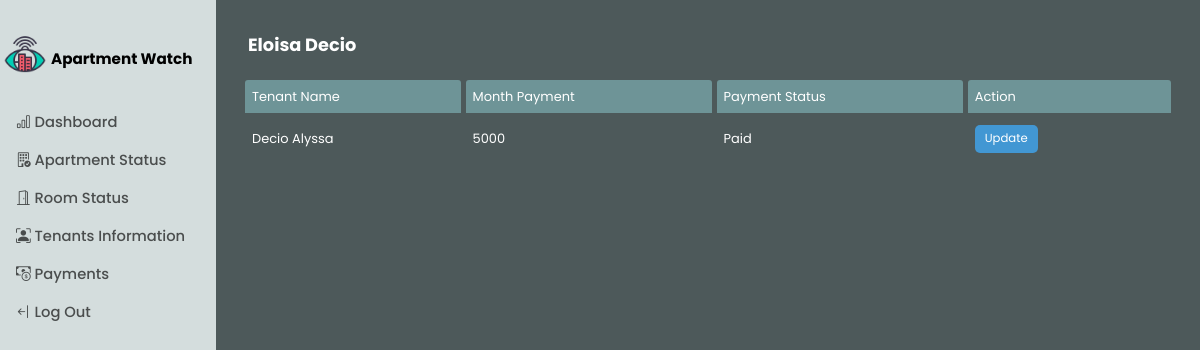
Page /paymentStatus.php (signed in) on the committed database.
### tables this page shows
CREATE TABLE `payments` (
  `Payment_ID` int(11) NOT NULL,
  `Payment_Status` text DEFAULT NULL,
  `Monthly_Payment` int(11) DEFAULT NULL,
  `Monthly_Due_Date` text DEFAULT NULL,
  `tenant_id` int(11) DEFAULT NULL
);

CREATE TABLE `tenants_table` (
  `Tenant_ID` int(11) NOT NULL,
  `Assigned_Room` varchar(50) DEFAULT NULL,
  `First_Name` varchar(100) NOT NULL,
  `Last_Name` varchar(100) NOT NULL,
  `Contact_Number` int(11) DEFAULT NULL
);

### paymentStatus.php (the view, shortened to what this page needs)
<?php
include './model/databaseConnection.php';
include_once './includes/header.php';
?>
<link rel="stylesheet" href="./styles/style_apartment_status.css">
</head>
<body>
    <div class="body-content d-flex">
        <div class="side-nav-bar d-none d-sm-block">
            <?php include './includes/navigation.php' ?>
        </div>
        <div class="main-content container-fluid p-4">
            <div class="mt-2">
                <div class="apartment-name d-flex align-items-center justify-content-between px-2">
                    <p class="fw-bold"><?php
                    echo $_SESSION['FirstName'] . ' ' . $_SESSION['LastName']
                    ?></p>
                </div>
                <table class="">
                    <thead>
                        <tr>
                            <td class="" scope="col">Tenant Name</td>
                            <td scope="col">Month Payment</td>
                            <td scope="col">Payment Status</td>
                            <td scope="col">Action</td>
                        </tr>
                    </thead>
                    <tbody>
                        <?php
                            $query = "
                                SELECT
                                    payment_status AS Payment_Status,
                                    monthly_payment AS Monthly_Payment,
                                    t.first_name AS f_name,
                                    t.last_name AS l_name,
                                    p.tenant_id AS Tenant_ID
                                FROM
                                    payments p,
                                    tenants_table t,
                                    rooms_table r,
                                    building_table b,
                                    owner_acc_table o
                                WHERE
                                    o.Account_ID = b.Owner_ID AND b.Building_ID = r.Apartment_ID AND r.Room_ID = t.Assigned_Room AND t.Tenant_ID = p.tenant_id AND o.Account_ID = :user_id;
                            ";
                            $statement = $PHP_Data_Object->prepare($query);
                            $statement->bindParam(':user_id', $_SESSION['user_id']);
                            $statement->execute();
                            $apartments= $statement->fetchAll(PDO::FETCH_ASSOC);
                            if (count($apartments) > 0) {
                                foreach($apartments as $apartment) {
                                    $modalId = 'updateTenant' . $apartment['Tenant_ID'];
                        ?>
                        <tr>
                            <td><?php echo $apartment['f_name'] . ' ' . $apartment['l_name'] ?></td>
                            <td><?php echo $apartment['Monthly_Payment'] ?></td>
                            <td><?php echo $apartment['Payment_Status'] ?></td>
                            <td>
                                <button class="update-tenant-btn" type="button" role="button" data-bs-toggle="modal" data-bs-target="#<?php echo $modalId; ?>">Update</button>
                            </td>
                        </tr>
                        <?php
                                }
                            } else {
                                ?>
                                <tr>
                                    <td colspan="4" class="text-center fs-3">You don't have apartment, <span class="fs-1">GO BUILD SOME!!!</span></td>
                                </tr>
                                <?php
                            }
                        ?>
                    </tbody>
                </table>
            </div>
        </div>
    </div>
</body>
</html>

### styles/interface.css (style rules this page uses)
* { font-family: 'Poppins', sans-serif; box-sizing: border-box; margin: 0; padding: 0; }
:root { --body-color: #304647; --card-color: #4d595a; --mdj-white: #d4dddd; --title-color: #385e62; --font-color: #9ec7c5; --secondary-font-color: #2a9ba7; --button-color: #83b6b4; --button-hover-color: #8bc6c4; --text-hover: #7ba9a8; }
body { background-color: var(--card-color); min-height: 100vh; }
.side-nav-bar, .main-content { height: 100vh; }
.main-content { flex: 82%; }
.side-nav-bar { flex: 18%; background-color: var(--mdj-white); }

### styles/style_apartment_status.css (style rules this page uses)
.apartment-name > p { color: #fff; font-size: 1.11rem; }
table { width: 100%; border-collapse: separate; border-spacing: 5px; }
table thead tr td { background-color: #6e9497; border-top-left-radius: 3px; border-top-right-radius: 3px; }
table thead tr td, table tbody tr td { max-width: 8rem; min-width: 6rem; text-align: start; padding: 0; font-size: 0.81rem; color: #fff; padding: 7px; text-overflow: ellipsis; overflow: hidden; white-space: nowrap; }
.add-tenant, .remove-tenant, .remove-apartment-btn, .delete-tenant-btn, .remove-tenant-btn, .update-tenant-btn, .edit-apartment-btn { font-size: 0.73rem; padding: 5px 10px; border-radius: 5px; border: none; text-decoration: none; color: #fff; cursor: pointer; }
.update-tenant-btn, .edit-apartment-btn { background-color: #4297d3; }

### rows in the picture
payments: tenant.First_Name "Decio", tenant.Last_Name "Alyssa", Monthly_Payment "5000", Payment_Status "Paid"

### other values in the picture
$navItem "Dashboard"
$navItem "Apartment Status"
$navItem "Room Status"
$navItem "Tenants Information"
$navItem "Payments"
$navItem "Log Out"
$_SESSION['FirstName'] "Eloisa"
$_SESSION['LastName'] "Decio"
